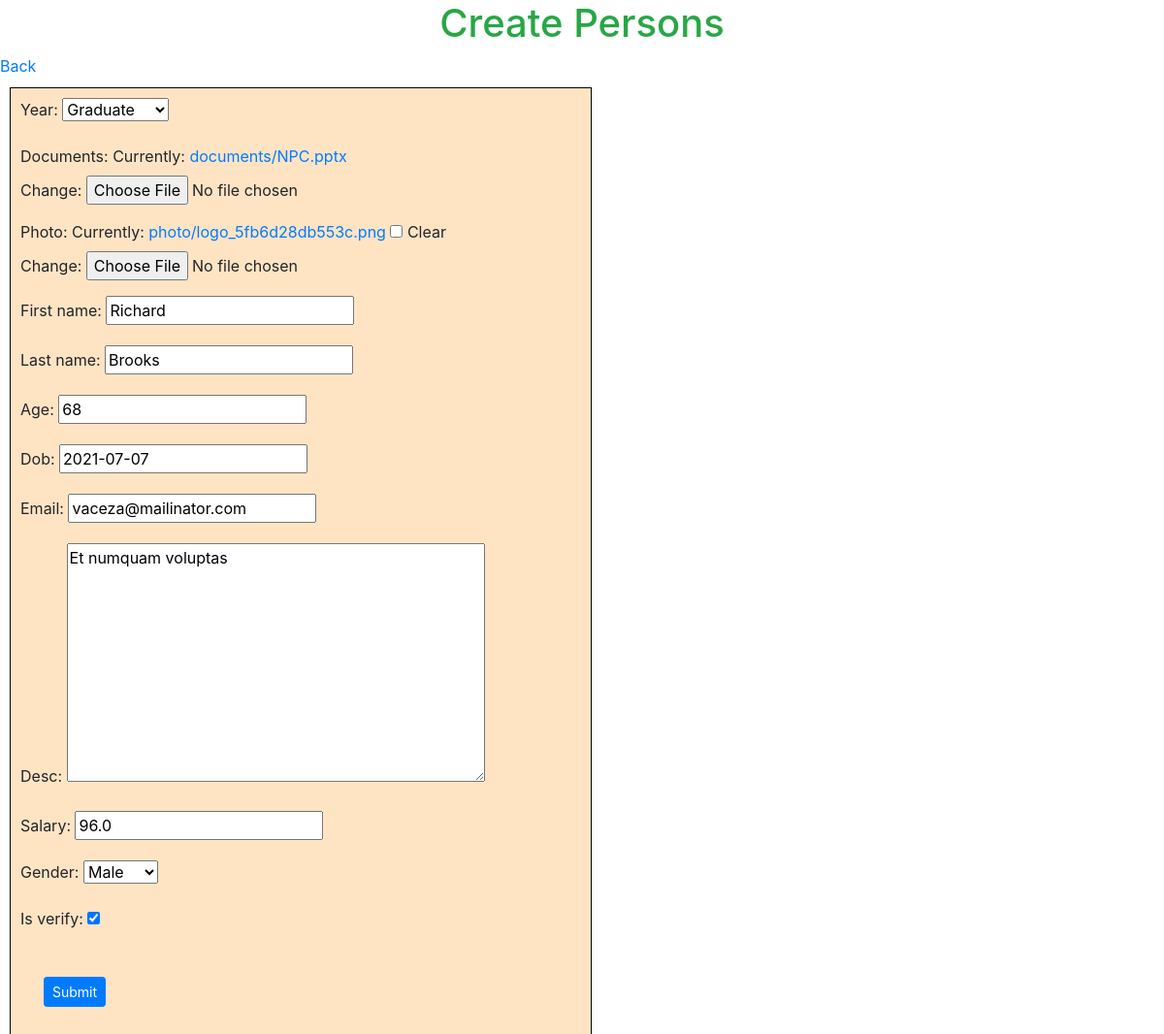
/edit/26/, run on the app's committed database.
### accounts/models.py (models this page shows, shortened)
class Person(models.Model):
    year = models.CharField(choices=YEAR_IN_SCHOOL_CHOICES,
                            max_length=150, default='Graduate')
    documents = models.FileField(upload_to='documents/', default='default.jpg')
    photo = models.ImageField(upload_to='photo/', null=True, blank=True)
    first_name = models.CharField(max_length=50)
    last_name = models.CharField(max_length=50)
    age = models.IntegerField(default=18)
    dob = models.DateField(null=True, blank=True)
    email = models.EmailField(unique=True)
    desc = models.TextField()
    salary = models.FloatField()
    gender = models.CharField(max_length=50, choices=GENDERS, default='Male')
    is_verify = models.BooleanField(default=False)
    class Meta:
        ordering = ('-id', '-dob')

### accounts/views.py (the view, shortened to what this page needs)
# urls.py: path('edit/<int:id>/', edit_person, name='edit_person'),
def edit_person(request, id):
    object_ = Person.objects.filter(id=id).first()
    form = PersonForm(instance=object_)
    return render(request, 'create.html', locals())

### accounts/forms.py
class PersonForm(forms.ModelForm):
    class Meta:
        model = Person
        fields = "__all__"

### templates/create.html (shortened to what this page needs)
<!doctype html>
<html lang="en">
<head>
    <link rel="stylesheet" href="https://maxcdn.bootstrapcdn.com/bootstrap/4.0.0/css/bootstrap.min.css"
>
</head>
<body>
    <center class='text-success'>
        <h1> Create Persons</h1>
    </center>
    <a class='link' href="{% url 'pfilter' %}">Back</a>
    <form method='post' action="" enctype="multipart/form-data">
        {{form.as_p}}
        <button type="submit" class="btn btn-primary btn-sm m-4">Submit</button>
    </form>
</body>
</html>

### templates/create.html (style rules this page uses)
form { padding: 10px; margin: 10px; border: 1px solid black; background-color: bisque; left: 45%; width: 50%; }

### data on the page
Person: year "Graduate", first_name "Richard", last_name "Brooks", age "68", dob "2021-07-07", email "vaceza@mailinator.com", desc "Et numquam voluptas", salary "96.0", gender "Male", is_verify "☑"
